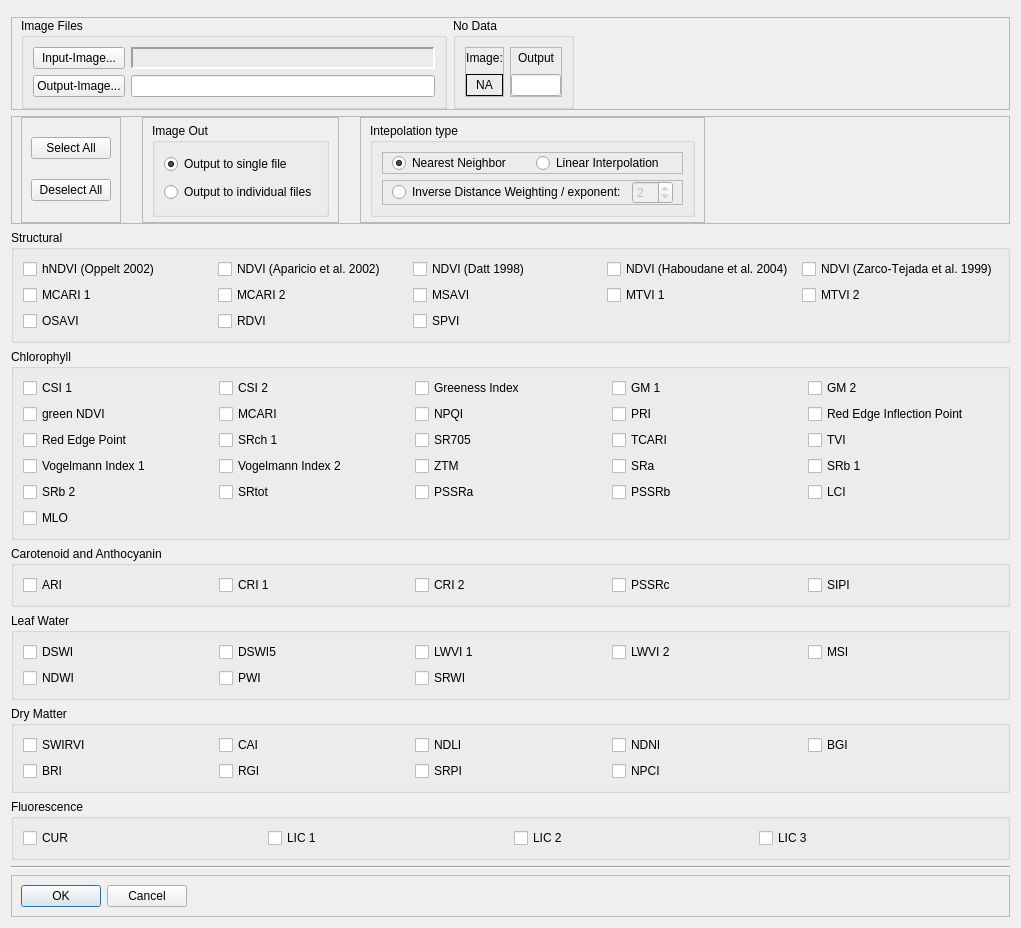
<?xml version="1.0" encoding="UTF-8"?>
<ui version="4.0">
 <author>Matthias Wocher</author>
 <class>AVI</class>
 <widget class="QDialog" name="AVI">
  <property name="geometry">
   <rect>
    <x>0</x>
    <y>0</y>
    <width>1021</width>
    <height>816</height>
   </rect>
  </property>
  <property name="windowTitle">
   <string>Agricultural Vegetation Indices (AVI)</string>
  </property>
  <property name="locale">
   <locale language="English" country="UnitedStates"/>
  </property>
  <layout class="QGridLayout" name="gridLayout_7">
   <item row="12" column="0">
    <widget class="QGroupBox" name="carAnth_group">
     <property name="title">
      <string>Carotenoid and Anthocyanin</string>
     </property>
     <property name="flat">
      <bool>true</bool>
     </property>
     <property name="checkable">
      <bool>false</bool>
     </property>
     <property name="checked">
      <bool>false</bool>
     </property>
     <layout class="QGridLayout" name="gridLayout_3">
      <item row="0" column="2">
       <widget class="QCheckBox" name="box_cri2">
        <property name="text">
         <string>CRI 2</string>
        </property>
       </widget>
      </item>
      <item row="0" column="0">
       <widget class="QCheckBox" name="box_ari">
        <property name="text">
         <string>ARI</string>
        </property>
       </widget>
      </item>
      <item row="0" column="1">
       <widget class="QCheckBox" name="box_cri1">
        <property name="text">
         <string>CRI 1</string>
        </property>
       </widget>
      </item>
      <item row="0" column="3">
       <widget class="QCheckBox" name="box_pssrc">
        <property name="text">
         <string>PSSRc</string>
        </property>
       </widget>
      </item>
      <item row="0" column="4">
       <widget class="QCheckBox" name="box_sipi">
        <property name="text">
         <string>SIPI</string>
        </property>
       </widget>
      </item>
     </layout>
    </widget>
   </item>
   <item row="11" column="0">
    <widget class="QGroupBox" name="cab_group">
     <property name="title">
      <string>Chlorophyll</string>
     </property>
     <property name="flat">
      <bool>true</bool>
     </property>
     <property name="checkable">
      <bool>false</bool>
     </property>
     <property name="checked">
      <bool>false</bool>
     </property>
     <layout class="QGridLayout" name="gridLayout_2">
      <item row="0" column="2">
       <widget class="QCheckBox" name="box_gi">
        <property name="text">
         <string>Greeness Index</string>
        </property>
       </widget>
      </item>
      <item row="0" column="3">
       <widget class="QCheckBox" name="box_gitmer1">
        <property name="text">
         <string>GM 1</string>
        </property>
       </widget>
      </item>
      <item row="0" column="4">
       <widget class="QCheckBox" name="box_gitmer2">
        <property name="text">
         <string>GM 2</string>
        </property>
       </widget>
      </item>
      <item row="0" column="1">
       <widget class="QCheckBox" name="box_csi2">
        <property name="text">
         <string>CSI 2</string>
        </property>
       </widget>
      </item>
      <item row="1" column="2">
       <widget class="QCheckBox" name="box_npqi">
        <property name="text">
         <string>NPQI</string>
        </property>
       </widget>
      </item>
      <item row="1" column="1">
       <widget class="QCheckBox" name="box_mcari">
        <property name="text">
         <string>MCARI</string>
        </property>
       </widget>
      </item>
      <item row="1" column="0">
       <widget class="QCheckBox" name="box_gndvi">
        <property name="text">
         <string>green NDVI</string>
        </property>
       </widget>
      </item>
      <item row="0" column="0">
       <widget class="QCheckBox" name="box_csi1">
        <property name="text">
         <string>CSI 1</string>
        </property>
       </widget>
      </item>
      <item row="1" column="3">
       <widget class="QCheckBox" name="box_pri">
        <property name="text">
         <string>PRI</string>
        </property>
       </widget>
      </item>
      <item row="1" column="4">
       <widget class="QCheckBox" name="box_reip">
        <property name="text">
         <string>Red Edge Inflection Point</string>
        </property>
       </widget>
      </item>
      <item row="2" column="0">
       <widget class="QCheckBox" name="box_rep">
        <property name="text">
         <string>Red Edge Point</string>
        </property>
       </widget>
      </item>
      <item row="2" column="1">
       <widget class="QCheckBox" name="box_srch1">
        <property name="text">
         <string>SRch 1</string>
        </property>
       </widget>
      </item>
      <item row="2" column="2">
       <widget class="QCheckBox" name="box_sr705">
        <property name="text">
         <string>SR705</string>
        </property>
       </widget>
      </item>
      <item row="2" column="3">
       <widget class="QCheckBox" name="box_tcari">
        <property name="text">
         <string>TCARI</string>
        </property>
       </widget>
      </item>
      <item row="2" column="4">
       <widget class="QCheckBox" name="box_tvi">
        <property name="text">
         <string>TVI</string>
        </property>
       </widget>
      </item>
      <item row="3" column="0">
       <widget class="QCheckBox" name="box_vog1">
        <property name="text">
         <string>Vogelmann Index 1</string>
        </property>
       </widget>
      </item>
      <item row="3" column="1">
       <widget class="QCheckBox" name="box_vog2">
        <property name="text">
         <string>Vogelmann Index 2</string>
        </property>
       </widget>
      </item>
      <item row="3" column="2">
       <widget class="QCheckBox" name="box_ztm">
        <property name="text">
         <string>ZTM</string>
        </property>
       </widget>
      </item>
      <item row="3" column="3">
       <widget class="QCheckBox" name="box_sra">
        <property name="text">
         <string>SRa</string>
        </property>
       </widget>
      </item>
      <item row="3" column="4">
       <widget class="QCheckBox" name="box_srb1">
        <property name="text">
         <string>SRb 1</string>
        </property>
       </widget>
      </item>
      <item row="4" column="0">
       <widget class="QCheckBox" name="box_srb2">
        <property name="text">
         <string>SRb 2</string>
        </property>
       </widget>
      </item>
      <item row="4" column="1">
       <widget class="QCheckBox" name="box_srtot">
        <property name="text">
         <string>SRtot</string>
        </property>
       </widget>
      </item>
      <item row="4" column="2">
       <widget class="QCheckBox" name="box_pssra">
        <property name="text">
         <string>PSSRa</string>
        </property>
       </widget>
      </item>
      <item row="4" column="3">
       <widget class="QCheckBox" name="box_pssrb">
        <property name="text">
         <string>PSSRb</string>
        </property>
       </widget>
      </item>
      <item row="4" column="4">
       <widget class="QCheckBox" name="box_lci">
        <property name="text">
         <string>LCI</string>
        </property>
       </widget>
      </item>
      <item row="5" column="0">
       <widget class="QCheckBox" name="box_mlo">
        <property name="text">
         <string>MLO</string>
        </property>
       </widget>
      </item>
     </layout>
    </widget>
   </item>
   <item row="13" column="0">
    <widget class="QGroupBox" name="water_group">
     <property name="title">
      <string>Leaf Water</string>
     </property>
     <property name="flat">
      <bool>true</bool>
     </property>
     <property name="checkable">
      <bool>false</bool>
     </property>
     <property name="checked">
      <bool>false</bool>
     </property>
     <layout class="QGridLayout" name="gridLayout_4">
      <item row="0" column="0">
       <widget class="QCheckBox" name="box_dswi">
        <property name="text">
         <string>DSWI</string>
        </property>
       </widget>
      </item>
      <item row="0" column="1">
       <widget class="QCheckBox" name="box_dswi5">
        <property name="text">
         <string>DSWI5</string>
        </property>
       </widget>
      </item>
      <item row="0" column="4">
       <widget class="QCheckBox" name="box_msi">
        <property name="text">
         <string>MSI</string>
        </property>
       </widget>
      </item>
      <item row="0" column="3">
       <widget class="QCheckBox" name="box_lwvi2">
        <property name="text">
         <string>LWVI 2</string>
        </property>
       </widget>
      </item>
      <item row="0" column="2">
       <widget class="QCheckBox" name="box_lwvi1">
        <property name="text">
         <string>LWVI 1</string>
        </property>
       </widget>
      </item>
      <item row="1" column="0">
       <widget class="QCheckBox" name="box_ndwi">
        <property name="text">
         <string>NDWI</string>
        </property>
       </widget>
      </item>
      <item row="1" column="1">
       <widget class="QCheckBox" name="box_pwi">
        <property name="text">
         <string>PWI</string>
        </property>
       </widget>
      </item>
      <item row="1" column="2">
       <widget class="QCheckBox" name="box_srwi">
        <property name="text">
         <string>SRWI</string>
        </property>
       </widget>
      </item>
     </layout>
    </widget>
   </item>
   <item row="10" column="0">
    <widget class="QGroupBox" name="structural_group">
     <property name="enabled">
      <bool>true</bool>
     </property>
     <property name="font">
      <font>
       <kerning>false</kerning>
      </font>
     </property>
     <property name="title">
      <string>Structural</string>
     </property>
     <property name="flat">
      <bool>true</bool>
     </property>
     <property name="checkable">
      <bool>false</bool>
     </property>
     <property name="checked">
      <bool>false</bool>
     </property>
     <layout class="QGridLayout" name="gridLayout">
      <item row="1" column="1">
       <widget class="QCheckBox" name="box_mcari2">
        <property name="text">
         <string>MCARI 2</string>
        </property>
       </widget>
      </item>
      <item row="2" column="1">
       <widget class="QCheckBox" name="box_rdvi">
        <property name="text">
         <string>RDVI</string>
        </property>
       </widget>
      </item>
      <item row="2" column="0">
       <widget class="QCheckBox" name="box_osavi">
        <property name="text">
         <string>OSAVI</string>
        </property>
       </widget>
      </item>
      <item row="0" column="1">
       <widget class="QCheckBox" name="box_ndvi_apa">
        <property name="text">
         <string>NDVI (Aparicio et al. 2002)</string>
        </property>
       </widget>
      </item>
      <item row="0" column="2">
       <widget class="QCheckBox" name="box_ndvi_dat">
        <property name="text">
         <string>NDVI (Datt 1998)</string>
        </property>
       </widget>
      </item>
      <item row="0" column="0">
       <widget class="QCheckBox" name="box_hndvi_opp">
        <property name="text">
         <string>hNDVI (Oppelt 2002)</string>
        </property>
        <property name="checked">
         <bool>false</bool>
        </property>
        <property name="tristate">
         <bool>false</bool>
        </property>
       </widget>
      </item>
      <item row="0" column="4">
       <widget class="QCheckBox" name="box_ndvi_zar">
        <property name="text">
         <string>NDVI (Zarco-Tejada et al. 1999)</string>
        </property>
       </widget>
      </item>
      <item row="0" column="3">
       <widget class="QCheckBox" name="box_ndvi_hab">
        <property name="text">
         <string>NDVI (Haboudane et al. 2004)</string>
        </property>
       </widget>
      </item>
      <item row="1" column="2">
       <widget class="QCheckBox" name="box_msavi">
        <property name="text">
         <string>MSAVI</string>
        </property>
       </widget>
      </item>
      <item row="1" column="3">
       <widget class="QCheckBox" name="box_mtvi1">
        <property name="text">
         <string>MTVI 1</string>
        </property>
       </widget>
      </item>
      <item row="2" column="2">
       <widget class="QCheckBox" name="box_spvi">
        <property name="text">
         <string>SPVI</string>
        </property>
       </widget>
      </item>
      <item row="1" column="4">
       <widget class="QCheckBox" name="box_mtvi2">
        <property name="text">
         <string>MTVI 2</string>
        </property>
       </widget>
      </item>
      <item row="1" column="0">
       <widget class="QCheckBox" name="box_mcari1">
        <property name="text">
         <string>MCARI 1</string>
        </property>
       </widget>
      </item>
     </layout>
    </widget>
   </item>
   <item row="1" column="0">
    <widget class="QFrame" name="frame">
     <property name="frameShape">
      <enum>QFrame::StyledPanel</enum>
     </property>
     <property name="frameShadow">
      <enum>QFrame::Raised</enum>
     </property>
     <layout class="QGridLayout" name="gridLayout_9">
      <property name="topMargin">
       <number>0</number>
      </property>
      <property name="bottomMargin">
       <number>0</number>
      </property>
      <item row="0" column="0">
       <widget class="QGroupBox" name="groupBox_3">
        <property name="title">
         <string>Image Files</string>
        </property>
        <layout class="QGridLayout" name="gridLayout_12">
         <item row="1" column="0">
          <widget class="QPushButton" name="cmdOutput">
           <property name="text">
            <string>Output-Image...</string>
           </property>
          </widget>
         </item>
         <item row="0" column="0">
          <widget class="QPushButton" name="cmdInput">
           <property name="text">
            <string>Input-Image...</string>
           </property>
          </widget>
         </item>
         <item row="1" column="1">
          <widget class="QLineEdit" name="txtOutput"/>
         </item>
         <item row="0" column="1">
          <widget class="QLabel" name="lblInputImage">
           <property name="frameShape">
            <enum>QFrame::Panel</enum>
           </property>
           <property name="frameShadow">
            <enum>QFrame::Sunken</enum>
           </property>
           <property name="lineWidth">
            <number>2</number>
           </property>
           <property name="text">
            <string/>
           </property>
          </widget>
         </item>
        </layout>
        <zorder>cmdInput</zorder>
        <zorder>cmdOutput</zorder>
        <zorder>txtOutput</zorder>
        <zorder>lblInputImage</zorder>
       </widget>
      </item>
      <item row="0" column="1">
       <widget class="QGroupBox" name="groupBox_9">
        <property name="sizePolicy">
         <sizepolicy hsizetype="Preferred" vsizetype="Preferred">
          <horstretch>0</horstretch>
          <verstretch>0</verstretch>
         </sizepolicy>
        </property>
        <property name="title">
         <string>No Data</string>
        </property>
        <layout class="QHBoxLayout" name="horizontalLayout_5">
         <item>
          <widget class="QFrame" name="frame_10">
           <property name="sizePolicy">
            <sizepolicy hsizetype="Maximum" vsizetype="Preferred">
             <horstretch>0</horstretch>
             <verstretch>0</verstretch>
            </sizepolicy>
           </property>
           <property name="maximumSize">
            <size>
             <width>80</width>
             <height>16777215</height>
            </size>
           </property>
           <property name="frameShape">
            <enum>QFrame::StyledPanel</enum>
           </property>
           <property name="frameShadow">
            <enum>QFrame::Raised</enum>
           </property>
           <layout class="QVBoxLayout" name="verticalLayout_5">
            <property name="margin">
             <number>0</number>
            </property>
            <item>
             <widget class="QLabel" name="label_12">
              <property name="sizePolicy">
               <sizepolicy hsizetype="Maximum" vsizetype="Minimum">
                <horstretch>0</horstretch>
                <verstretch>0</verstretch>
               </sizepolicy>
              </property>
              <property name="maximumSize">
               <size>
                <width>80</width>
                <height>20</height>
               </size>
              </property>
              <property name="text">
               <string>Image:</string>
              </property>
              <property name="alignment">
               <set>Qt::AlignCenter</set>
              </property>
             </widget>
            </item>
            <item>
             <widget class="QLabel" name="lblNodatImage">
              <property name="sizePolicy">
               <sizepolicy hsizetype="Maximum" vsizetype="Preferred">
                <horstretch>0</horstretch>
                <verstretch>0</verstretch>
               </sizepolicy>
              </property>
              <property name="maximumSize">
               <size>
                <width>80</width>
                <height>16777215</height>
               </size>
              </property>
              <property name="frameShape">
               <enum>QFrame::Box</enum>
              </property>
              <property name="text">
               <string>NA</string>
              </property>
              <property name="alignment">
               <set>Qt::AlignCenter</set>
              </property>
             </widget>
            </item>
           </layout>
          </widget>
         </item>
         <item>
          <widget class="QFrame" name="frame_12">
           <property name="frameShape">
            <enum>QFrame::StyledPanel</enum>
           </property>
           <property name="frameShadow">
            <enum>QFrame::Raised</enum>
           </property>
           <layout class="QVBoxLayout" name="verticalLayout_7">
            <property name="margin">
             <number>0</number>
            </property>
            <item>
             <widget class="QLabel" name="label_21">
              <property name="sizePolicy">
               <sizepolicy hsizetype="Preferred" vsizetype="Minimum">
                <horstretch>0</horstretch>
                <verstretch>0</verstretch>
               </sizepolicy>
              </property>
              <property name="maximumSize">
               <size>
                <width>16777215</width>
                <height>20</height>
               </size>
              </property>
              <property name="text">
               <string>Output</string>
              </property>
              <property name="alignment">
               <set>Qt::AlignCenter</set>
              </property>
             </widget>
            </item>
            <item>
             <widget class="QLineEdit" name="txtNodatOutput">
              <property name="sizePolicy">
               <sizepolicy hsizetype="Preferred" vsizetype="Maximum">
                <horstretch>0</horstretch>
                <verstretch>0</verstretch>
               </sizepolicy>
              </property>
              <property name="maximumSize">
               <size>
                <width>50</width>
                <height>30</height>
               </size>
              </property>
              <property name="alignment">
               <set>Qt::AlignCenter</set>
              </property>
             </widget>
            </item>
           </layout>
          </widget>
         </item>
        </layout>
       </widget>
      </item>
      <item row="0" column="2">
       <spacer name="horizontalSpacer">
        <property name="orientation">
         <enum>Qt::Horizontal</enum>
        </property>
        <property name="sizeHint" stdset="0">
         <size>
          <width>40</width>
          <height>20</height>
         </size>
        </property>
       </spacer>
      </item>
     </layout>
    </widget>
   </item>
   <item row="17" column="0">
    <widget class="QFrame" name="frame_3">
     <property name="frameShape">
      <enum>QFrame::StyledPanel</enum>
     </property>
     <property name="frameShadow">
      <enum>QFrame::Raised</enum>
     </property>
     <layout class="QHBoxLayout" name="horizontalLayout_3">
      <item>
       <widget class="QPushButton" name="cmdOK">
        <property name="text">
         <string>OK</string>
        </property>
        <property name="default">
         <bool>true</bool>
        </property>
       </widget>
      </item>
      <item>
       <widget class="QPushButton" name="cmdCancel">
        <property name="text">
         <string>Cancel</string>
        </property>
       </widget>
      </item>
      <item>
       <spacer name="horizontalSpacer_3">
        <property name="orientation">
         <enum>Qt::Horizontal</enum>
        </property>
        <property name="sizeHint" stdset="0">
         <size>
          <width>40</width>
          <height>20</height>
         </size>
        </property>
       </spacer>
      </item>
     </layout>
    </widget>
   </item>
   <item row="15" column="0">
    <widget class="QGroupBox" name="fluo_group">
     <property name="title">
      <string>Fluorescence</string>
     </property>
     <property name="flat">
      <bool>true</bool>
     </property>
     <property name="checkable">
      <bool>false</bool>
     </property>
     <property name="checked">
      <bool>false</bool>
     </property>
     <layout class="QGridLayout" name="gridLayout_6">
      <item row="0" column="2">
       <widget class="QCheckBox" name="box_lic2">
        <property name="text">
         <string>LIC 2</string>
        </property>
       </widget>
      </item>
      <item row="0" column="0">
       <widget class="QCheckBox" name="box_cur">
        <property name="text">
         <string>CUR</string>
        </property>
       </widget>
      </item>
      <item row="0" column="1">
       <widget class="QCheckBox" name="box_lic1">
        <property name="text">
         <string>LIC 1</string>
        </property>
       </widget>
      </item>
      <item row="0" column="3">
       <widget class="QCheckBox" name="box_lic3">
        <property name="text">
         <string>LIC 3</string>
        </property>
       </widget>
      </item>
     </layout>
    </widget>
   </item>
   <item row="14" column="0">
    <widget class="QGroupBox" name="dm_group">
     <property name="title">
      <string>Dry Matter</string>
     </property>
     <property name="flat">
      <bool>true</bool>
     </property>
     <property name="checkable">
      <bool>false</bool>
     </property>
     <property name="checked">
      <bool>false</bool>
     </property>
     <layout class="QGridLayout" name="gridLayout_5">
      <item row="0" column="2">
       <widget class="QCheckBox" name="box_ndli">
        <property name="enabled">
         <bool>true</bool>
        </property>
        <property name="text">
         <string>NDLI</string>
        </property>
       </widget>
      </item>
      <item row="0" column="4">
       <widget class="QCheckBox" name="box_bgi">
        <property name="enabled">
         <bool>true</bool>
        </property>
        <property name="text">
         <string>BGI</string>
        </property>
       </widget>
      </item>
      <item row="0" column="1">
       <widget class="QCheckBox" name="box_cai">
        <property name="enabled">
         <bool>true</bool>
        </property>
        <property name="text">
         <string>CAI</string>
        </property>
       </widget>
      </item>
      <item row="0" column="0">
       <widget class="QCheckBox" name="box_swirvi">
        <property name="enabled">
         <bool>true</bool>
        </property>
        <property name="text">
         <string>SWIRVI</string>
        </property>
       </widget>
      </item>
      <item row="0" column="3">
       <widget class="QCheckBox" name="box_ndni">
        <property name="enabled">
         <bool>true</bool>
        </property>
        <property name="text">
         <string>NDNI</string>
        </property>
       </widget>
      </item>
      <item row="1" column="0">
       <widget class="QCheckBox" name="box_bri">
        <property name="enabled">
         <bool>true</bool>
        </property>
        <property name="text">
         <string>BRI</string>
        </property>
       </widget>
      </item>
      <item row="1" column="1">
       <widget class="QCheckBox" name="box_rgi">
        <property name="enabled">
         <bool>true</bool>
        </property>
        <property name="text">
         <string>RGI</string>
        </property>
       </widget>
      </item>
      <item row="1" column="2">
       <widget class="QCheckBox" name="box_srpi">
        <property name="enabled">
         <bool>true</bool>
        </property>
        <property name="text">
         <string>SRPI</string>
        </property>
       </widget>
      </item>
      <item row="1" column="3">
       <widget class="QCheckBox" name="box_npci">
        <property name="enabled">
         <bool>true</bool>
        </property>
        <property name="text">
         <string>NPCI</string>
        </property>
       </widget>
      </item>
     </layout>
    </widget>
   </item>
   <item row="16" column="0">
    <widget class="Line" name="line">
     <property name="orientation">
      <enum>Qt::Horizontal</enum>
     </property>
    </widget>
   </item>
   <item row="9" column="0">
    <widget class="QFrame" name="frame_5">
     <property name="frameShape">
      <enum>QFrame::StyledPanel</enum>
     </property>
     <property name="frameShadow">
      <enum>QFrame::Raised</enum>
     </property>
     <layout class="QGridLayout" name="gridLayout_8">
      <property name="topMargin">
       <number>0</number>
      </property>
      <property name="bottomMargin">
       <number>0</number>
      </property>
      <item row="0" column="5">
       <spacer name="horizontalSpacer_5">
        <property name="orientation">
         <enum>Qt::Horizontal</enum>
        </property>
        <property name="sizeType">
         <enum>QSizePolicy::Maximum</enum>
        </property>
        <property name="sizeHint" stdset="0">
         <size>
          <width>20</width>
          <height>20</height>
         </size>
        </property>
       </spacer>
      </item>
      <item row="0" column="2" rowspan="2">
       <widget class="QFrame" name="frame_6">
        <property name="frameShape">
         <enum>QFrame::StyledPanel</enum>
        </property>
        <property name="frameShadow">
         <enum>QFrame::Raised</enum>
        </property>
        <layout class="QVBoxLayout" name="verticalLayout_2">
         <property name="topMargin">
          <number>5</number>
         </property>
         <property name="bottomMargin">
          <number>5</number>
         </property>
         <item>
          <widget class="QPushButton" name="cmdSelectAll">
           <property name="text">
            <string>Select All</string>
           </property>
          </widget>
         </item>
         <item>
          <widget class="QPushButton" name="cmdDeselectAll">
           <property name="text">
            <string notr="true">Deselect All</string>
           </property>
          </widget>
         </item>
        </layout>
       </widget>
      </item>
      <item row="0" column="8">
       <spacer name="horizontalSpacer_2">
        <property name="orientation">
         <enum>Qt::Horizontal</enum>
        </property>
        <property name="sizeType">
         <enum>QSizePolicy::Maximum</enum>
        </property>
        <property name="sizeHint" stdset="0">
         <size>
          <width>300</width>
          <height>20</height>
         </size>
        </property>
       </spacer>
      </item>
      <item row="0" column="3">
       <spacer name="horizontalSpacer_4">
        <property name="orientation">
         <enum>Qt::Horizontal</enum>
        </property>
        <property name="sizeType">
         <enum>QSizePolicy::Maximum</enum>
        </property>
        <property name="sizeHint" stdset="0">
         <size>
          <width>20</width>
          <height>20</height>
         </size>
        </property>
       </spacer>
      </item>
      <item row="0" column="4" rowspan="2">
       <widget class="QFrame" name="frame_4">
        <property name="frameShape">
         <enum>QFrame::StyledPanel</enum>
        </property>
        <property name="frameShadow">
         <enum>QFrame::Raised</enum>
        </property>
        <layout class="QVBoxLayout" name="verticalLayout">
         <property name="topMargin">
          <number>5</number>
         </property>
         <property name="bottomMargin">
          <number>5</number>
         </property>
         <item>
          <widget class="QGroupBox" name="groupBox_2">
           <property name="title">
            <string>Image Out</string>
           </property>
           <layout class="QVBoxLayout" name="verticalLayout_3">
            <item>
             <widget class="QRadioButton" name="radSingle">
              <property name="text">
               <string>Output to single file</string>
              </property>
              <property name="checked">
               <bool>true</bool>
              </property>
             </widget>
            </item>
            <item>
             <widget class="QRadioButton" name="radIndiv">
              <property name="text">
               <string>Output to individual files</string>
              </property>
             </widget>
            </item>
           </layout>
          </widget>
         </item>
        </layout>
       </widget>
      </item>
      <item row="0" column="6" rowspan="2" colspan="2">
       <widget class="QFrame" name="frame_8">
        <property name="frameShape">
         <enum>QFrame::StyledPanel</enum>
        </property>
        <property name="frameShadow">
         <enum>QFrame::Raised</enum>
        </property>
        <layout class="QGridLayout" name="gridLayout_11">
         <property name="topMargin">
          <number>5</number>
         </property>
         <property name="bottomMargin">
          <number>5</number>
         </property>
         <item row="0" column="0">
          <widget class="QGroupBox" name="groupBox">
           <property name="title">
            <string>Intepolation type</string>
           </property>
           <layout class="QGridLayout" name="gridLayout_10">
            <item row="0" column="0">
             <widget class="QFrame" name="frame_2">
              <property name="frameShape">
               <enum>QFrame::StyledPanel</enum>
              </property>
              <property name="frameShadow">
               <enum>QFrame::Raised</enum>
              </property>
              <layout class="QHBoxLayout" name="horizontalLayout">
               <property name="topMargin">
                <number>0</number>
               </property>
               <property name="bottomMargin">
                <number>0</number>
               </property>
               <item>
                <widget class="QRadioButton" name="radNN">
                 <property name="text">
                  <string>Nearest Neighbor</string>
                 </property>
                 <property name="checked">
                  <bool>true</bool>
                 </property>
                 <attribute name="buttonGroup">
                  <string notr="true">buttonGroup</string>
                 </attribute>
                </widget>
               </item>
               <item>
                <widget class="QRadioButton" name="radLinear">
                 <property name="text">
                  <string>Linear Interpolation</string>
                 </property>
                 <attribute name="buttonGroup">
                  <string notr="true">buttonGroup</string>
                 </attribute>
                </widget>
               </item>
              </layout>
             </widget>
            </item>
            <item row="1" column="0">
             <widget class="QFrame" name="frame_7">
              <property name="frameShape">
               <enum>QFrame::StyledPanel</enum>
              </property>
              <property name="frameShadow">
               <enum>QFrame::Raised</enum>
              </property>
              <layout class="QHBoxLayout" name="horizontalLayout_2">
               <property name="topMargin">
                <number>0</number>
               </property>
               <property name="bottomMargin">
                <number>0</number>
               </property>
               <item>
                <widget class="QRadioButton" name="radIDW">
                 <property name="text">
                  <string>Inverse Distance Weighting / exponent:</string>
                 </property>
                 <attribute name="buttonGroup">
                  <string notr="true">buttonGroup</string>
                 </attribute>
                </widget>
               </item>
               <item>
                <widget class="QSpinBox" name="spinIDW_exp">
                 <property name="enabled">
                  <bool>false</bool>
                 </property>
                 <property name="minimum">
                  <number>1</number>
                 </property>
                 <property name="maximum">
                  <number>50</number>
                 </property>
                 <property name="value">
                  <number>2</number>
                 </property>
                </widget>
               </item>
              </layout>
             </widget>
            </item>
           </layout>
          </widget>
         </item>
        </layout>
       </widget>
      </item>
     </layout>
    </widget>
   </item>
   <item row="0" column="0">
    <widget class="QFrame" name="frame_9">
     <property name="frameShape">
      <enum>QFrame::StyledPanel</enum>
     </property>
     <property name="frameShadow">
      <enum>QFrame::Raised</enum>
     </property>
    </widget>
   </item>
  </layout>
 </widget>
 <resources/>
 <connections/>
 <buttongroups>
  <buttongroup name="buttonGroup"/>
 </buttongroups>
</ui>
